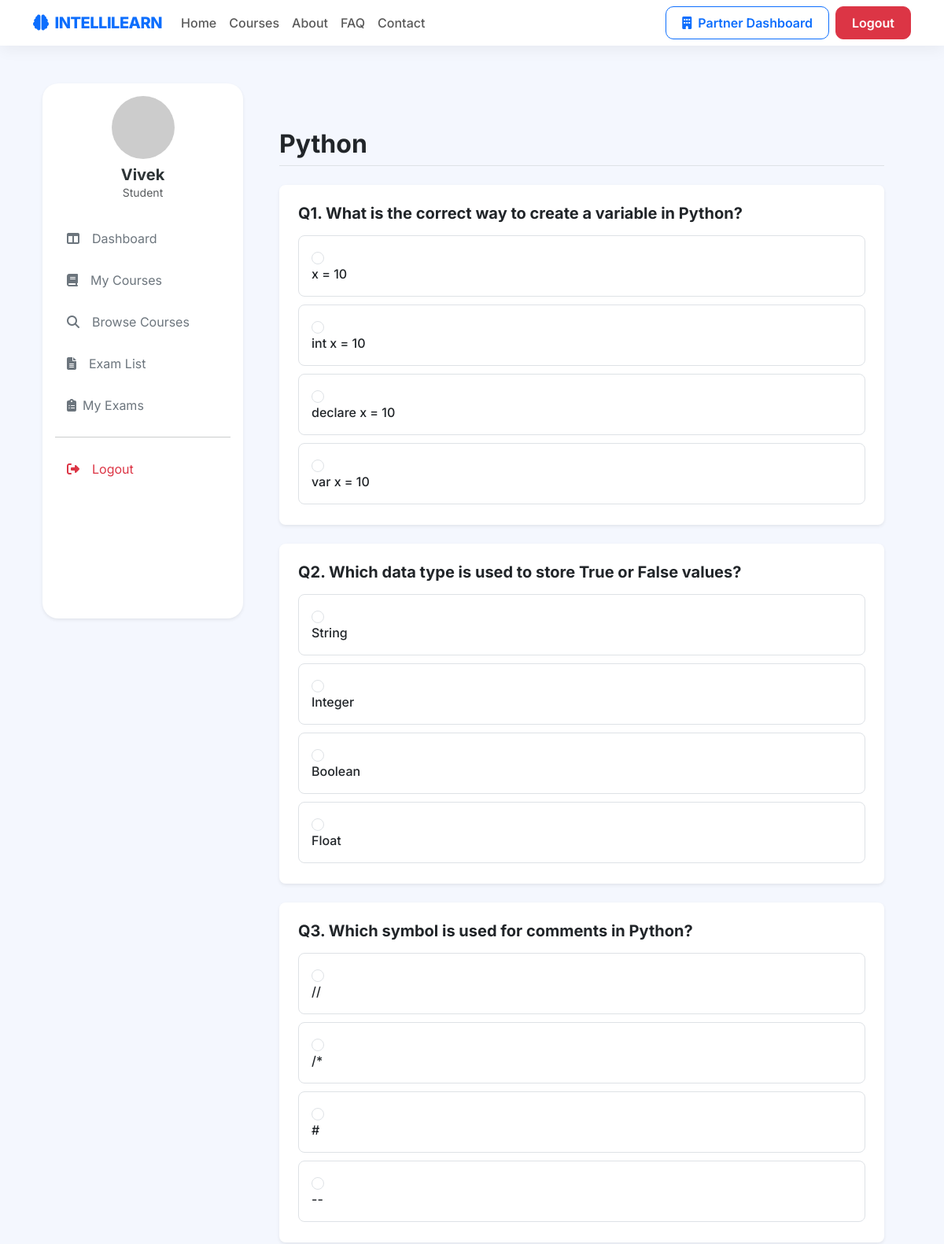
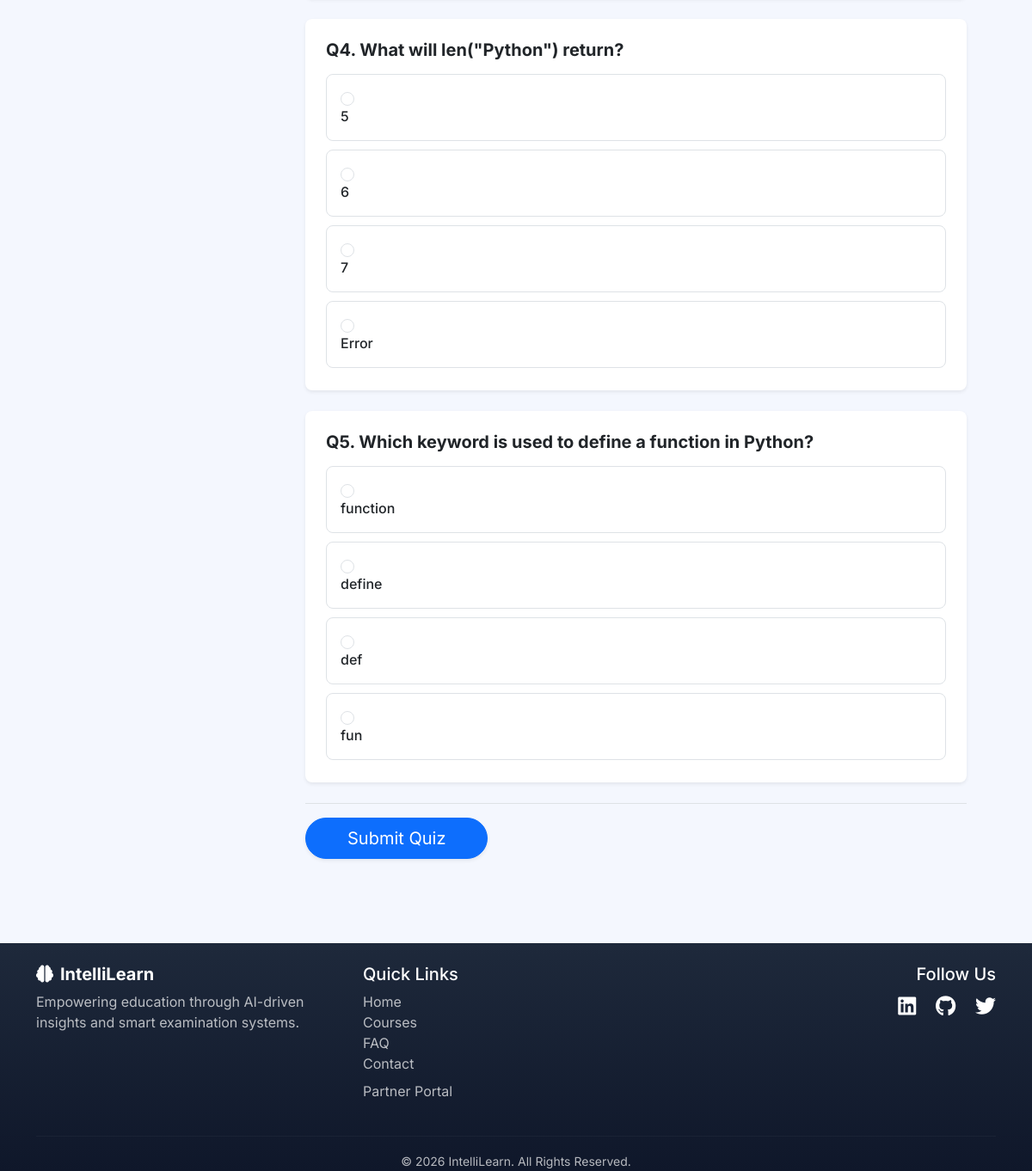
Screenshot of /quiz/7/take/ (signed in) with the database file from the repository (2 pictures, top to bottom).
### exam/models.py (models this page shows, shortened)
class Quiz(models.Model):
    course = models.ForeignKey(
        Course,
        on_delete=models.CASCADE,
        related_name='quizzes'
    )
    title = models.CharField(max_length=200)
    created_at = models.DateTimeField(auto_now_add=True)

class Question(models.Model):
    quiz = models.ForeignKey(
        Quiz,
        on_delete=models.CASCADE,
        related_name='questions'
    )
    question = models.TextField()
    option1 = models.CharField(max_length=255)
    option2 = models.CharField(max_length=255)
    option3 = models.CharField(max_length=255)
    option4 = models.CharField(max_length=255)
    correct_answer = models.CharField(
        max_length=255
    )

### exam/views.py (the view, shortened to what this page needs)
# urls.py: path('quiz/<int:quiz_pk>/take/', views.take_quiz, name='take_quiz'),
@login_required
def take_quiz(request, quiz_pk):
    quiz = get_object_or_404(Quiz, pk=quiz_pk)
    questions = quiz.questions.all()
    return render(
        request,
        'exam/take_quiz.html',
        {
            'quiz': quiz,
            'questions': questions
        }
    )

### main/context_processors.py (called while the page is built)
def user_navigation(request):
    is_institute_user = False
    is_instructor_user = False
    is_student_user = False
    if request.user.is_authenticated:
        is_institute_user = Institute.objects.filter(user=request.user).exists()
        is_instructor_user = Instructor.objects.filter(user=request.user).exists()
        is_student_user = not is_institute_user and not is_instructor_user
    return {
        'is_institute_user': is_institute_user,
        'is_instructor_user': is_instructor_user,
        'is_student_user': is_student_user,
    }

### exam/templates/exam/take_quiz.html (shortened to what this page needs)
{% extends 'main/student_base.html' %}
{% block student_content %}
<div class="container py-5">
    <div class="d-flex justify-content-between align-items-center mb-4 pb-2 border-bottom">
        <h2 class="fw-bold text-dark mb-0">{{ quiz.title }}</h2>
    </div>
    <form method="POST">
        {% if review_mode %}
            {% for question in reviewed_questions %}
            <div class="card mb-4 shadow-sm border-0 rounded-3">
                <div class="card-body p-4">
                    <h5 class="fw-bold text-dark mb-3">Q{{ forloop.counter }}. {{ question.question }}</h5>
                    <div class="d-flex flex-column gap-2 mt-3">
                        <div class="form-check p-3 rounded-3 border {% if question.option1 == question.correct_answer %}border-success bg-success-subtle{% elif question.option1 == question.user_answer %}border-danger bg-danger-subtle{% endif %}">
                            <input class="form-check-input ms-0 me-2" type="radio" name="question_{{ question.id }}" id="q_{{ question.id }}_opt1" value="{{ question.option1 }}" disabled {% if question.option1 == question.user_answer %}checked{% endif %}>
                            <label class="form-check-label fw-medium w-100" for="q_{{ question.id }}_opt1">
                                {{ question.option1 }}
                                {% if question.option1 == question.correct_answer %}
                                    <span class="text-success ms-2 fw-bold">✓ Correct Answer</span>
                                {% elif question.option1 == question.user_answer %}
                                    <span class="text-danger ms-2 fw-bold">✗ Your Choice</span>
                                {% endif %}
                            </label>
                        </div>
                        <div class="form-check p-3 rounded-3 border {% if question.option2 == question.correct_answer %}border-success bg-success-subtle{% elif question.option2 == question.user_answer %}border-danger bg-danger-subtle{% endif %}">
                            <input class="form-check-input ms-0 me-2" type="radio" name="question_{{ question.id }}" id="q_{{ question.id }}_opt2" value="{{ question.option2 }}" disabled {% if question.option2 == question.user_answer %}checked{% endif %}>
                            <label class="form-check-label fw-medium w-100" for="q_{{ question.id }}_opt2">
                                {{ question.option2 }}
                                {% if question.option2 == question.correct_answer %}
                                    <span class="text-success ms-2 fw-bold">✓ Correct Answer</span>
                                {% elif question.option2 == question.user_answer %}
                                    <span class="text-danger ms-2 fw-bold">✗ Your Choice</span>
                                {% endif %}
                            </label>
                        </div>
                        <div class="form-check p-3 rounded-3 border {% if question.option3 == question.correct_answer %}border-success bg-success-subtle{% elif question.option3 == question.user_answer %}border-danger bg-danger-subtle{% endif %}">
                            <input class="form-check-input ms-0 me-2" type="radio" name="question_{{ question.id }}" id="q_{{ question.id }}_opt3" value="{{ question.option3 }}" disabled {% if question.option3 == question.user_answer %}checked{% endif %}>
                            <label class="form-check-label fw-medium w-100" for="q_{{ question.id }}_opt3">
                                {{ question.option3 }}
                                {% if question.option3 == question.correct_answer %}
                                    <span class="text-success ms-2 fw-bold">✓ Correct Answer</span>
                                {% elif question.option3 == question.user_answer %}
                                    <span class="text-danger ms-2 fw-bold">✗ Your Choice</span>
                                {% endif %}
                            </label>
                        </div>
                        <div class="form-check p-3 rounded-3 border {% if question.option4 == question.correct_answer %}border-success bg-success-subtle{% elif question.option4 == question.user_answer %}border-danger bg-danger-subtle{% endif %}">
                            <input class="form-check-input ms-0 me-2" type="radio" name="question_{{ question.id }}" id="q_{{ question.id }}_opt4" value="{{ question.option4 }}" disabled {% if question.option4 == question.user_answer %}checked{% endif %}>
                            <label class="form-check-label fw-medium w-100" for="q_{{ question.id }}_opt4">
                                {{ question.option4 }}
                                {% if question.option4 == question.correct_answer %}
                                    <span class="text-success ms-2 fw-bold">✓ Correct Answer</span>
                                {% elif question.option4 == question.user_answer %}
                                    <span class="text-danger ms-2 fw-bold">✗ Your Choice</span>
                                {% endif %}
                            </label>
                        </div>
                    </div>
                </div>
            </div>
            {% endfor %}
        {% else %}
            {% for question in questions %}
            <div class="card mb-4 shadow-sm border-0 rounded-3">
                <div class="card-body p-4">
                    <h5 class="fw-bold text-dark mb-3">Q{{ forloop.counter }}. {{ question.question }}</h5>
                    <div class="d-flex flex-column gap-2 mt-3">
                        <div class="form-check p-3 rounded-3 border">
                            <input class="form-check-input ms-0 me-2" type="radio" name="question_{{ question.id }}" id="live_q_{{ question.id }}_opt1" value="{{ question.option1 }}">
                            <label class="form-check-label fw-medium w-100" for="live_q_{{ question.id }}_opt1">{{ question.option1 }}</label>
                        </div>
                        <div class="form-check p-3 rounded-3 border">
                            <input class="form-check-input ms-0 me-2" type="radio" name="question_{{ question.id }}" id="live_q_{{ question.id }}_opt2" value="{{ question.option2 }}">
                            <label class="form-check-label fw-medium w-100" for="live_q_{{ question.id }}_opt2">{{ question.option2 }}</label>
                        </div>
                        <div class="form-check p-3 rounded-3 border">
                            <input class="form-check-input ms-0 me-2" type="radio" name="question_{{ question.id }}" id="live_q_{{ question.id }}_opt3" value="{{ question.option3 }}">
                            <label class="form-check-label fw-medium w-100" for="live_q_{{ question.id }}_opt3">{{ question.option3 }}</label>
                        </div>
                        <div class="form-check p-3 rounded-3 border">
                            <input class="form-check-input ms-0 me-2" type="radio" name="question_{{ question.id }}" id="live_q_{{ question.id }}_opt4" value="{{ question.option4 }}">
                            <label class="form-check-label fw-medium w-100" for="live_q_{{ question.id }}_opt4">{{ question.option4 }}</label>
                        </div>
                    </div>
                </div>
            </div>
            {% endfor %}
        {% endif %}
        <div class="mt-4 pt-3 border-top d-flex gap-2">
            {% if not review_mode %}
                <button type="submit" class="btn btn-primary btn-lg px-5 rounded-pill shadow-sm">Submit Quiz</button>
            {% else %}
                <a href="{% url 'dashboard' %}" class="btn btn-secondary btn-lg px-5 rounded-pill">Back to Dashboard</a>
            {% endif %}
        </div>
    </form>
</div>
{% endblock %}

### main/templates/main/student_base.html (shortened to what this page needs)
{% extends 'main/base.html' %}
{% load static %}
{% block content %}
<div class="container-fluid mt-3 mt-lg-4 mb-4">
    <div class="row g-4">
        <div class="col-lg-3 d-none d-lg-block">
            <div class="student-sidebar shadow-sm p-3">
                <div class="text-center mb-4">
                    <img src="https://ui-avatars.com/api/?name={{ request.user.username }}&background=0D6EFD&color=fff&size=80"
                         class="rounded-circle mb-2" alt="">
                    <h5 class="fw-bold mb-0">{{ request.user.username }}</h5>
                    <p class="text-muted small">Student</p>
                </div>
                {% include 'main/partials/student_sidebar_nav.html' %}
            </div>
        </div>
        <div class="col-lg-9">
            <div class="dashboard-content">
                {% block student_content %}
                {% endblock %}
            </div>
        </div>
    </div>
</div>
{% endblock %}

### static/css/theme.css (style rules this page uses)
:root { --il-primary: #0d6efd; --il-primary-dark: #0a2647; --il-gradient-soft: linear-gradient(135deg, #ffffff 0%, #f0f7ff 100%); --il-shadow-sm: 0 4px 20px rgba(0, 0, 0, 0.06); --il-shadow-md: 0 12px 40px rgba(13, 110, 253, 0.12); --il-radius: 16px; --il-transition: 0.3s cubic-bezier(0.4, 0, 0.2, 1); }
body { background: #f4f7fc; }

### main/templates/main/base.html (style rules this page uses)
body { font-family: 'Inter', sans-serif; color: #2d3436; }

### main/templates/main/student_base.html (style rules this page uses)
body { background-color: #f4f7fe; }
.student-sidebar { min-height: calc(100vh - 120px); background: #fff; border-radius: 20px; }
.dashboard-content { padding: 10px; }

### rows the page displays
Quiz: title "Python"
Question: question "What is the correct way to create a variable in Python?", option1 "x = 10", option2 "int x = 10", option3 "declare x = 10", option4 "var x = 10"
Question: question "Which data type is used to store True or False values?", option1 "String", option2 "Integer", option3 "Boolean", option4 "Float"
Question: question "Which symbol is used for comments in Python?", option1 "//", option2 "/*", option3 "#", option4 "--"
Question: question "What will len(\"Python\") return?", option1 "5", option2 "6", option3 "7", option4 "Error"
Question: question "Which keyword is used to define a function in Python?", option1 "function", option2 "define", option3 "def", option4 "fun"

### other values shown
{{ request.user.username }} "Vivek"
